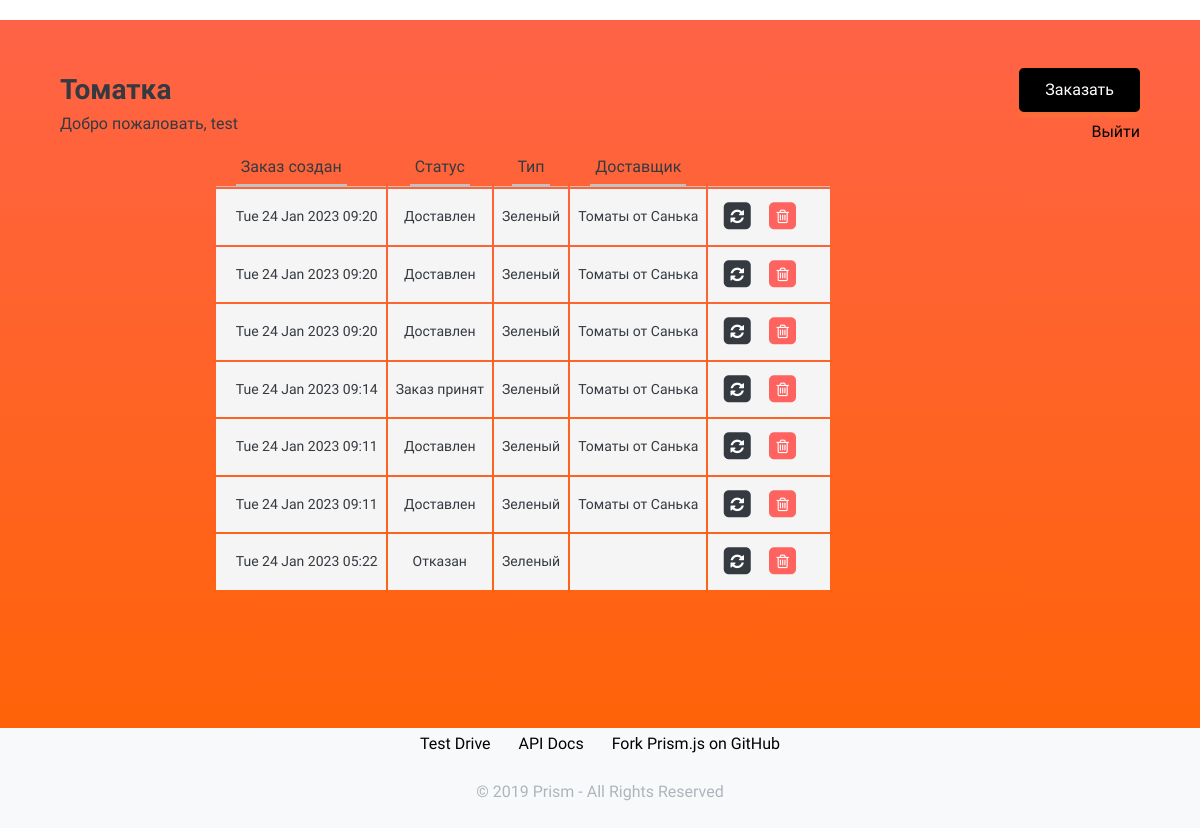
/profile (signed in), run on the app's committed database.
### website/auth/models.py (models this page shows)
class User(AbstractUser):
    is_customer = models.BooleanField(default=False)
    is_supplier = models.BooleanField(default=False)

class Supplier(models.Model):
    user = models.OneToOneField(User, on_delete=models.CASCADE, primary_key=True)
    company_name = models.CharField(max_length=50, null=False, blank=False)

### website/models.py (models this page shows, shortened)
class Order(models.Model):
	CREATED = 0
	ACCEPTED = 1
	SHIPPING = 2
	DELIVERED = 3
	DECLINED = 4
	DISPUTE = 5
	STATUS_CHOICES = (
	    (CREATED, 'Заказ создан'),
	    (ACCEPTED, 'Заказ принят'),
	    (SHIPPING, 'В пути'),
	    (DELIVERED, "Доставлен"),
	    (DECLINED, "Отказан"),
	    (DISPUTE, "Открыт спор"),
	)
	GREEN = 0
	RIPE = 1
	CHERRY = 2
	UZBEK = 3
	AZER = 4
	TOMATO_TYPE = (
		(GREEN, 'Зеленый'),
		(RIPE, 'Спелый'),
		(CHERRY, 'Черри'),
		(UZBEK, 'Узбекский'),
		(AZER, 'Азербайджанский')
	)
	customer = models.ForeignKey(User, on_delete=models.CASCADE)
	supplier = models.ForeignKey(Supplier, on_delete=SET_NULL, null=True)
	timestamp = models.DateTimeField(default=datetime.now, editable=False)
	status = models.IntegerField(choices=STATUS_CHOICES)
	tomato_type = models.IntegerField(choices=TOMATO_TYPE, default=GREEN)
	def get_status_display(self):
		return Order.STATUS_CHOICES[self.status][1]
	def get_type_display(self):
		return Order.TOMATO_TYPE[self.tomato_type][1]

### website/views.py (the view)
# urls.py: path('profile', views.profile, name='profile'),
@login_required
def profile(request):
    orders = Order.objects.filter(customer=request.user).order_by('-timestamp')
    return render(request, 'users/profile.html', { 'orders' : orders })

### frontend/templates/users/profile.html (shortened to what this page needs)
{% extends "base.html" %}
{% load static %}
{% block content %}
<link rel="stylesheet" href="{% static 'css/orders.css' %}">
<link href="https://maxcdn.bootstrapcdn.com/font-awesome/4.3.0/css/font-awesome.min.css" rel="stylesheet">
<div class="container">
<div class="row">
	<div class="col-lg-12">
		<div class="main-box clearfix">
			{% if orders %}
			<div class="table-responsive">
				<table class="table user-list">
					<thead>
						<tr>
							<th><span>Заказ создан</span></th>
							<th class="text-center"><span>Статус</span></th>
							<th class="text-center"><span>Тип</span></th>
							<th class="text-center"><span>Доставщик</span></th>
							<th>&nbsp;</th>
						</tr>
					</thead>
					<tbody>
		                {% for order in orders %}
		                    {% include "users/order.html" with order=order %}
		                {% endfor %}
					</tbody>
				</table>
	            {% else %}
	                <div class="profile-list-placeholder">
	                    Пользователь пока не сделал ни одного заказа...
	                </div>
            	{% endif %}
			</div>
		</div>
	</div>
</div>
</div>
{% endblock %}

### frontend/templates/base.html (shortened to what this page needs)
{% load static %}
<!doctype html>
<html lang="ru">
<head>
    <link rel="stylesheet" href="{% static 'css/bootstrap.css' %}">
</head>
<body>
<section class="bg-gradient pt-5 pb-6" style="min-height: 100%;  margin-bottom: -100px;">
    <div class="container">
        <div class="col-12 d-flex flex-row align-items-center justify-content-between">
          <div class="heading-brand">Томатка</div>
          <a href="{% url 'order' %}" class="btn btn-dark">Заказать</a>
        </div>
        <div class="col-12 d-flex flex-row align-items-center justify-content-between">
            {% if user.is_authenticated%}
            <p>Добро пожаловать, {{user.username}}</p>
            <a href="{% url 'logout' %}">Выйти</a>
            {%else%}
            <p>Please <a href="{% url 'login' %}">Login</a></p>
            {%endif%}
        </div>
        <div class="col-md-9 mx-auto">
            {% block content %}{% endblock %}
        </div>
      </div>
</section>
<footer class="py-1 my-2 bg-light" style="height: 100px;">
    <div class="container">
        <div class="row">
            <div class="col-12 text-center">
                <ul class="list-inline">
                    <li class="list-inline-item"><a href="https://prismjs.com/test.html">Test Drive</a></li>
                    <li class="list-inline-item"><a href="https://prismjs.com/extending.html">API Docs</a></li>
                    <li class="list-inline-item"><a href="https://github.com/LeaVerou/prism/">Fork Prism.js on GitHub</a></li>
                </ul>
            </div>
        </div>
        <div class="row my-2">
            <div class="col-md-4 mx-auto text-muted text-center small-xl">
                &copy; 2019 Prism - All Rights Reserved
            </div>
        </div>
    </div>
</footer>
</body>
</html>

### frontend/templates/users/order.html
<tr data-orderid={{ order.id }}>
	<td>
		{{ order.timestamp|date:"D d M Y" }} {{ order.timestamp|time:"H:i" }}
	</td>
	<td class="text-center">
		<span id="order_status" class="label label-default">{{order.get_status_display}}</span>
	</td>
	<td class="text-center">
		<span class="label label-default">{{order.get_type_display}}</span>
	</td>
	<td class="text-center">
		<span id="supplier" class="label label-default">{{order.supplier.company_name}}</span>
	</td>
	<td style="width: 20%;">
		<a class="table-link dispute-action">
			<span class="fa-stack">
				<i class="fa fa-square fa-stack-2x"></i>
				<i class="fa fa-refresh fa-stack-1x fa-inverse"></i>
			</span>
		</a>
		<a class="table-link danger decline-action">
			<span class="fa-stack">
				<i class="fa fa-square fa-stack-2x"></i>
				<i class="fa fa-trash-o fa-stack-1x fa-inverse"></i>
			</span>
		</a>
	</td>
</tr>

### frontend/static/css/orders.css (style rules this page uses)
body { margin-top:20px; }
.table { border-collapse: separate; }
.table thead > tr > th { border-bottom: 1px solid #C2C2C2; padding-bottom: 0; }
.table tbody > tr > td { font-size: 0.875em; background: #f5f5f5; vertical-align: middle; padding: 12px 8px; }
.table tbody > tr > td:first-child, .table thead > tr > th:first-child { padding-left: 20px; }
.table thead > tr > th span { border-bottom: 2px solid #C2C2C2; display: inline-block; padding: 0 5px; padding-bottom: 5px; font-weight: normal; }
.table a.table-link { margin: 0 5px; font-size: 1.125em; }
.table a.table-link.danger { color: #fe635f; }

### data on the page
User: username "test"
Order: timestamp "Tue 24 Jan 2023", timestamp "09:20", status "Доставлен", type "Зеленый", supplier.company_name "Томаты от Санька"
Order: timestamp "Tue 24 Jan 2023", timestamp "09:20", status "Доставлен", type "Зеленый", supplier.company_name "Томаты от Санька"
Order: timestamp "Tue 24 Jan 2023", timestamp "09:20", status "Доставлен", type "Зеленый", supplier.company_name "Томаты от Санька"
Order: timestamp "Tue 24 Jan 2023", timestamp "09:14", status "Заказ принят", type "Зеленый", supplier.company_name "Томаты от Санька"
Order: timestamp "Tue 24 Jan 2023", timestamp "09:11", status "Доставлен", type "Зеленый", supplier.company_name "Томаты от Санька"
Order: timestamp "Tue 24 Jan 2023", timestamp "09:11", status "Доставлен", type "Зеленый", supplier.company_name "Томаты от Санька"
Order: timestamp "Tue 24 Jan 2023", timestamp "05:22", status "Отказан", type "Зеленый"
